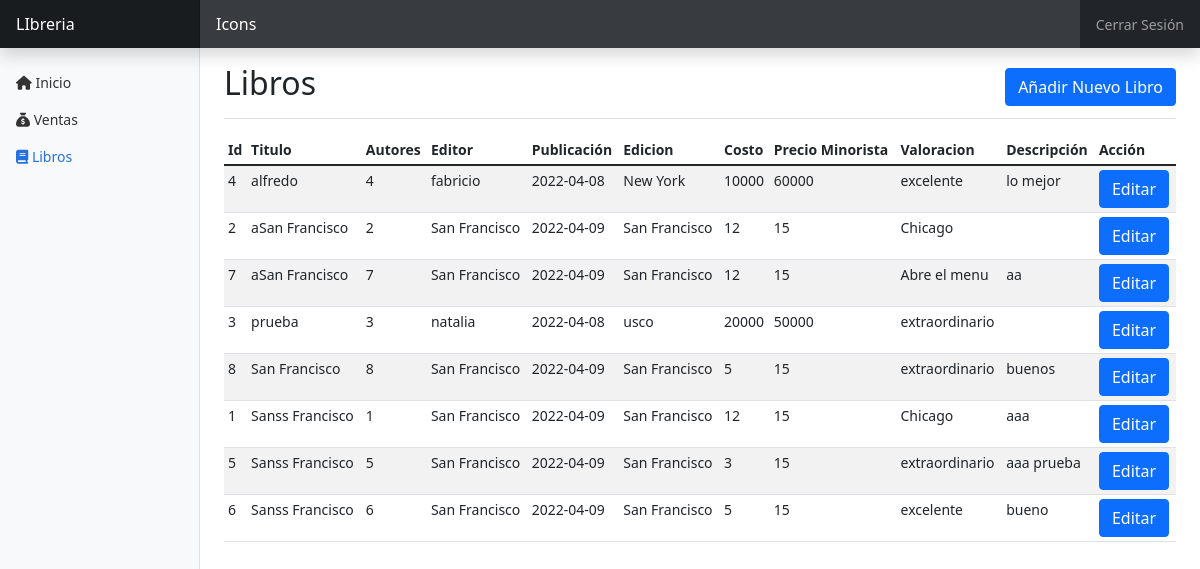
Page /app/view/panelLibros.php (signed in) on the committed database.
### tables this page shows
CREATE TABLE `libros` (
  `idLibros` int(11) NOT NULL,
  `Titulo_idTitulo` int(11) NOT NULL,
  `Editor_idEditor` int(11) NOT NULL,
  `FechaDePublicacion_idFechaDePublicacion` int(11) NOT NULL,
  `Edicion_idEdicion` int(11) NOT NULL,
  `costo` int(11) NOT NULL,
  `precioMinoristaSugerido` int(11) NOT NULL,
  `Valoracion_idValoracion` int(11) NOT NULL,
  `descripcion` varchar(45) DEFAULT NULL,
  `OrdenesDePedidos_idOrdenDePedido` int(11) DEFAULT NULL
);

CREATE TABLE `titulos` (
  `idTitulo` int(11) NOT NULL,
  `titulo` varchar(45) NOT NULL
);

CREATE TABLE `editores` (
  `idEditor` int(11) NOT NULL,
  `editor` varchar(45) NOT NULL
);

CREATE TABLE `fechasdepublicacion` (
  `idFechaDePublicacion` int(11) NOT NULL,
  `fecha` date NOT NULL
);

CREATE TABLE `ediciones` (
  `idEdicion` int(11) NOT NULL,
  `edicion` varchar(45) NOT NULL
);

CREATE TABLE `valoraciones` (
  `idValoraciones` int(11) NOT NULL,
  `tipo` varchar(45) NOT NULL
);

### app/model/editor.php (called while the page is built, shortened)
<?php
class editor{
    private $id;
    public function __CONSTRUCT($editor = null , $id = null) {
        $this->id = $id;
    }
    function getEditor($con){
        $consulta = $con->prepare('SELECT `editor` FROM `editores` WHERE `idEditor`= :id');
        $consulta->bindParam(':id', $this->id, PDO::PARAM_INT);
        $consulta->execute();
        $registro = $consulta->fetch();
        $Editor = $registro[0];
        return $Editor;
    }
}
?>

### app/model/fechasDePublicacion.php (called while the page is built, shortened)
<?php
class fechasDePublicacion{
    private $id;
    public function __CONSTRUCT($fechasDePublicacion = null , $id = null) {
        $this->id = $id;
    }
    function getFechaDePublicacion($con){
        $consulta = $con->prepare('SELECT `fecha` FROM `fechasdepublicacion` WHERE `idFechaDePublicacion`= :id');
        $consulta->bindParam(':id', $this->id, PDO::PARAM_INT);
        $consulta->execute();
        $registro = $consulta->fetch();
        $fechaDePublicacion = $registro[0];
        return $fechaDePublicacion;
    }
}
?>

### app/model/edicion.php (called while the page is built, shortened)
<?php
class edicion{
    private $id;
    public function __CONSTRUCT($edicion = null , $id = null) {
        $this->id = $id;
    }
    function getEdicion($con){
        $consulta = $con->prepare('SELECT `edicion` FROM `ediciones` WHERE `idEdicion`= :id');
        $consulta->bindParam(':id', $this->id, PDO::PARAM_INT);
        $consulta->execute();
        $registro = $consulta->fetch();
        $edicion = $registro[0];
        return $edicion;
    }
}
?>

### app/model/valoracion.php (called while the page is built, shortened)
<?php
class valoracion{
    private $id;
    public function __CONSTRUCT($valoracion = null , $id = null) {
        $this->id = $id;
    }
    function getValoracion($con){
        $consulta = $con->prepare('SELECT `tipo` FROM `valoraciones` WHERE `idValoraciones`= :id');
        $consulta->bindParam(':id', $this->id, PDO::PARAM_INT);
        $consulta->execute();
        $registro = $consulta->fetch();
        $valoracion = $registro[0];
        return $valoracion;
    }
}
?>

### app/view/panelLibros.php (the view, shortened to what this page needs)
<?php
if (isset($_SESSION["administrador"])) {
?>
    <!doctype html>
    <html lang="en">
    <head>
        <link href="https://cdn.jsdelivr.net/npm/bootstrap@5.1.3/dist/css/bootstrap.min.css" rel="stylesheet">
        <link rel="stylesheet" href="https://cdnjs.cloudflare.com/ajax/libs/font-awesome/6.1.1/css/all.min.css" />
        <link href="../../css/panel.css" rel="stylesheet" type="text/css">
    </head>
    <body>
        <header class="navbar navbar-dark sticky-top bg-dark flex-md-nowrap p-0 shadow">
            <a class="navbar-brand col-md-3 col-lg-2 me-0 px-3" href="#">LIbreria</a>
            <div class="form-control form-control-dark "> Icons</div>
            <div class="navbar-nav">
                <div class="nav-item text-nowrap">
                    <a class="nav-link px-3" href="../model/sesionDestroy.php">Cerrar Sesión</a>
                </div>
            </div>
        </header>
        <div class="container-fluid">
            <div class="row">
                <nav id="sidebarMenu" class="col-md-3 col-lg-2 d-md-block bg-light sidebar collapse">
                    <div class="position-sticky pt-3">
                        <ul class="nav flex-column">
                            <li class="nav-item">
                                <a class="nav-link" aria-current="page" href="panelInicio.php">
                                    <i class="fa-solid fa-house"></i>
                                    Inicio
                                </a>
                            </li>
                            <li class="nav-item">
                                <a class="nav-link" href="panelVentas.php">
                                    <i class="fa-solid fa-sack-dollar"></i>
                                    Ventas
                                </a>
                            </li>
                            <li class="nav-item">
                                <a class="nav-link active" href="panelLibros.php">
                                    <i class="fa-solid fa-book"></i>
                                    Libros
                                </a>
                            </li>
                        </ul>
                    </div>
                </nav>
                <main class="col-md-9 ms-sm-auto col-lg-10 px-md-4">
                    <div class="d-flex justify-content-between flex-wrap flex-md-nowrap align-items-center pt-3 pb-2 mb-3 border-bottom">
                        <h1 class="h2">Libros</h1>
                        <button type="button" class="btn btn-primary" data-bs-toggle="modal" data-bs-target="#exampleModal">Añadir Nuevo Libro</button>
                    </div>
                    <div class="table-responsive">
                        <table class="table table-striped table-sm">
                            <thead>
                                <tr>
                                    <th scope="col">Id</th>
                                    <th scope="col">Titulo</th>
                                    <th scope="col">Autores</th>
                                    <th scope="col">Editor</th>
                                    <th scope="col">Publicación</th>
                                    <th scope="col">Edicion</th>
                                    <th scope="col">Costo</th>
                                    <th scope="col">Precio Minorista</th>
                                    <th scope="col">Valoracion</th>
                                    <th scope="col">Descripción</th>
                                    <th scope="col">Acción</th>
                                </tr>
                            </thead>
                            <tbody>
                                <?php
                                require_once('../model/edicion.php');
                                require_once('../model/editor.php');
                                require_once('../model/valoracion.php');
                                require_once('../model/fechasDePublicacion.php');
                                $con = new Conexion();
                                $con->getCon();
                                $consulta = $con->prepare('SELECT `idTitulo`, `titulo` FROM `titulos` ORDER BY `titulo` ASC');
                                $consulta->execute();
                                $registro = $consulta->fetchAll();
                                foreach ($registro as $key => $value) {
                                    $consulta = $con->prepare('SELECT * FROM `libros` WHERE `Titulo_idTitulo` = :idTitulo');
                                    $consulta->bindParam(':idTitulo', $value[0], PDO::PARAM_INT);
                                    $consulta->execute();
                                    $registro2 = $consulta->fetchAll();
                                    foreach ($registro2 as $key2 => $value2) {
                                        $objEditor = new editor(null , $value2[2]);
	                                    $idEditor = $objEditor->getEditor($con);
                                        $objFechaPublicacion = new fechasDePublicacion(null , $value2[3]);
	                                    $idfechaPublicacion = $objFechaPublicacion->getFechaDePublicacion($con);
                                        $objEdicion = new edicion(null , $value2[4]);
	                                    $idEdicion = $objEdicion->getEdicion($con);
                                        $objValoracion = new valoracion(null , $value2[7]);
	                                    $idValoracion = $objValoracion->getValoracion($con);
                                        echo '
                                        <tr>
                                            <td>'.$value2[0].'</td>
                                            <td>'.$value[1].'</td>
                                            <td>'.$value2[0].'</td>
                                            <td>'.$idEditor.'</td>
                                            <td>'.$idfechaPublicacion.'</td>
                                            <td>'.$idEdicion.'</td>
                                            <td>'.$value2[5].'</td>
                                            <td>'.$value2[6].'</td>
                                            <td>'.$idValoracion.'</td>
                                            <td>'.$value2[8].'</td>
                                            <td>
                                            <form method="POST" action="updateLibro.php">
                                                <input type="hidden" name="id" value="'.$value2[0].'">
                                                <input type="hidden" name="titulo" value="'.$value[1].'">
                                                <input type="hidden" name="autor" value="'.$value2[0].'">
                                                <input type="hidden" name="editor" value="'.$idEditor.'">
                                                <input type="hidden" name="edicion" value="'.$idEdicion.'">
                                                <input type="hidden" name="costo" value="'.$value2[5].'">
                                                <input type="hidden" name="fechaPublicacion" value="'.$idfechaPublicacion.'">
                                                <input type="hidden" name="precioMinoristaSugerido" value="'.$value2[6].'">
                                                <input type="hidden" name="valoracion" value="'.$idValoracion.'">
                                                <input type="hidden" name="descripcion" value="'.$value2[8].'">
                                                <input type="submit" class="btn btn-primary" name="editar" value="Editar">
                                            </form>
                                            </td>
                                        </tr>
                                        ';
                                    }
                                }
                                ?>
                            </tbody>
                        </table>
                    </div>
                </main>
            </div>
        </div>
    </body>
    </html>
<?php
} else {
    header("Location: ../../index.php");
}
?>

### css/panel.css (style rules this page uses)
body { font-size: .875rem; }
.sidebar { position: fixed; top: 0; bottom: 0; left: 0; z-index: 100; padding: 48px 0 0; box-shadow: inset -1px 0 0 rgba(0, 0, 0, .1); }
.sidebar .nav-link { font-weight: 500; color: #333; }
.sidebar .nav-link.active { color: #2470dc; }
.navbar-brand { padding-top: .75rem; padding-bottom: .75rem; font-size: 1rem; background-color: rgba(0, 0, 0, .25); box-shadow: inset -1px 0 0 rgba(0, 0, 0, .25); }
.navbar .form-control { padding: .75rem 1rem; border-width: 0; border-radius: 0; }
.form-control-dark { color: #fff; background-color: rgba(255, 255, 255, .1); border-color: rgba(255, 255, 255, .1); }

### rows in the picture
libros: idLibros "4", Titulo_idTitulo.titulo "alfredo", Editor_idEditor.editor "fabricio", FechaDePublicacion_idFechaDePublicacion.fecha "2022-04-08", Edicion_idEdicion.edicion "New York", costo "10000", precioMinoristaSugerido "60000", Valoracion_idValoracion.tipo "excelente", descripcion "lo mejor"
libros: idLibros "2", Titulo_idTitulo.titulo "aSan Francisco", Editor_idEditor.editor "San Francisco", FechaDePublicacion_idFechaDePublicacion.fecha "2022-04-09", Edicion_idEdicion.edicion "San Francisco", costo "12", precioMinoristaSugerido "15", Valoracion_idValoracion.tipo "Chicago"
libros: idLibros "7", Titulo_idTitulo.titulo "aSan Francisco", Editor_idEditor.editor "San Francisco", FechaDePublicacion_idFechaDePublicacion.fecha "2022-04-09", Edicion_idEdicion.edicion "San Francisco", costo "12", precioMinoristaSugerido "15", Valoracion_idValoracion.tipo "Abre el menu", descripcion "aa"
libros: idLibros "3", Titulo_idTitulo.titulo "prueba", Editor_idEditor.editor "natalia", FechaDePublicacion_idFechaDePublicacion.fecha "2022-04-08", Edicion_idEdicion.edicion "usco", costo "20000", precioMinoristaSugerido "50000", Valoracion_idValoracion.tipo "extraordinario"
libros: idLibros "8", Titulo_idTitulo.titulo "San Francisco", Editor_idEditor.editor "San Francisco", FechaDePublicacion_idFechaDePublicacion.fecha "2022-04-09", Edicion_idEdicion.edicion "San Francisco", costo "5", precioMinoristaSugerido "15", Valoracion_idValoracion.tipo "extraordinario", descripcion "buenos"
libros: idLibros "1", Titulo_idTitulo.titulo "Sanss Francisco", Editor_idEditor.editor "San Francisco", FechaDePublicacion_idFechaDePublicacion.fecha "2022-04-09", Edicion_idEdicion.edicion "San Francisco", costo "12", precioMinoristaSugerido "15", Valoracion_idValoracion.tipo "Chicago", descripcion "aaa"
libros: idLibros "5", Titulo_idTitulo.titulo "Sanss Francisco", Editor_idEditor.editor "San Francisco", FechaDePublicacion_idFechaDePublicacion.fecha "2022-04-09", Edicion_idEdicion.edicion "San Francisco", costo "3", precioMinoristaSugerido "15", Valoracion_idValoracion.tipo "extraordinario", descripcion "aaa prueba"
libros: idLibros "6", Titulo_idTitulo.titulo "Sanss Francisco", Editor_idEditor.editor "San Francisco", FechaDePublicacion_idFechaDePublicacion.fecha "2022-04-09", Edicion_idEdicion.edicion "San Francisco", costo "5", precioMinoristaSugerido "15", Valoracion_idValoracion.tipo "excelente", descripcion "bueno"
